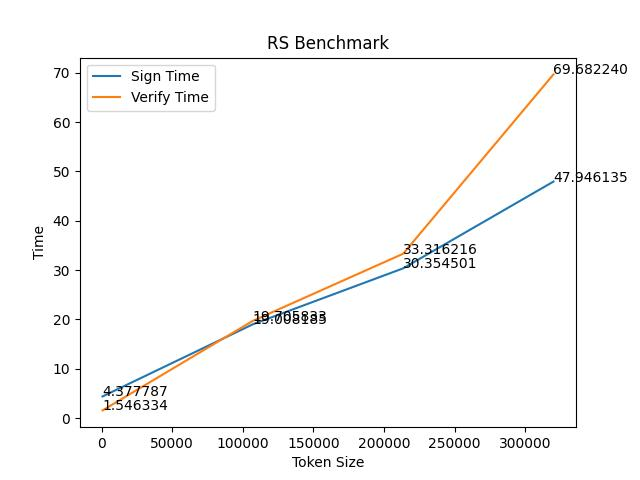

This figure's Python source:
from scitokens.scitokens import SciToken
import time as t
from cryptography.hazmat.backends import default_backend
from cryptography.hazmat.primitives.asymmetric import rsa
from cryptography.hazmat.primitives.serialization import Encoding, PublicFormat
import matplotlib.pyplot as plot

def create_key_list():
   private_key = rsa.generate_private_key(
         public_exponent=65537,
         key_size=2048,
         backend=default_backend()
   )
   return private_key

@staticmethod
def sign_token_benchmark(private_key, scope):
   output = []
   serialized_token_list = []
   token = SciToken(key=private_key, algorithm="RS256")
   token.update_claims({"scope": scope})
   starttime = t.time()
   for i in range(0, 10000):
      serialized_token = token.serialize(issuer="https://demo.scitokens.org")
      serialized_token_list.append(serialized_token)
   endtime = t.time()
   output.append(serialized_token_list)
   output.append(endtime - starttime)
   return output

def verify_token_benchmark(serialized_token_list, private_key):
   public_key = private_key.public_key()
   pem = public_key.public_bytes(encoding=Encoding.PEM, format=PublicFormat.SubjectPublicKeyInfo)
   starttime = t.time()
   for i in range(0, 10000):
      SciToken.deserialize(serialized_token_list[i], public_key=pem)
   endtime = t.time()
   return endtime - starttime

def main():
   scope = "abcdefghijklmnopqrstuvwxyzabcdefghijklmnopqrstuvwxyzabcdefghijklmnopqrstuvwxyz"
   for i in range(0, 10):
      scope += scope
   sign_time = []
   verify_time = []
   token_size = [571, 107067, 213563, 320059]
   
   private_key = create_key_list()
   result = sign_token_benchmark(private_key, "")
   sign_time.append(result[1])
   verify_time.append(verify_token_benchmark(result[0], private_key))

   private_key = create_key_list()
   result = sign_token_benchmark(private_key, scope)
   sign_time.append(result[1])
   verify_time.append(verify_token_benchmark(result[0], private_key))

   private_key = create_key_list()
   result = sign_token_benchmark(private_key, scope + scope)
   sign_time.append(result[1])
   verify_time.append(verify_token_benchmark(result[0], private_key))

   private_key = create_key_list()
   result = sign_token_benchmark(private_key, scope + scope + scope)
   sign_time.append(result[1])
   verify_time.append(verify_token_benchmark(result[0], private_key))

   plot.title("RS Benchmark")
   plot.plot(token_size, sign_time, label='Sign Time')
   plot.plot(token_size, verify_time, label='Verify Time')
   plot.xlabel("Token Size")
   plot.ylabel("Time")
   plot.legend(loc='upper left')
   for i, j in zip(token_size, sign_time):
      plot.annotate(str("{:.6f}".format(j)), xy=(i, j))
   for i, j in zip(token_size, verify_time):
      plot.annotate(str("{:.6f}".format(j)), xy=(i, j))
   plot.savefig('rs_benchmark.jpg')
   plot.show()
   
if __name__=="__main__":
   main()